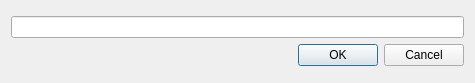
<?xml version="1.0" encoding="UTF-8"?>
<ui version="4.0">
 <class>Dialog</class>
 <widget class="QDialog" name="Dialog">
  <property name="geometry">
   <rect>
    <x>0</x>
    <y>0</y>
    <width>475</width>
    <height>83</height>
   </rect>
  </property>
  <property name="windowTitle">
   <string>新增</string>
  </property>
  <layout class="QGridLayout" name="gridLayout_2">
   <item row="0" column="0">
    <layout class="QGridLayout" name="gridLayout">
     <item row="0" column="0">
      <widget class="QLineEdit" name="lineEdit"/>
     </item>
     <item row="1" column="0">
      <widget class="QDialogButtonBox" name="buttonBox">
       <property name="orientation">
        <enum>Qt::Horizontal</enum>
       </property>
       <property name="standardButtons">
        <set>QDialogButtonBox::Cancel|QDialogButtonBox::Ok</set>
       </property>
      </widget>
     </item>
    </layout>
   </item>
  </layout>
 </widget>
 <resources/>
 <connections>
  <connection>
   <sender>buttonBox</sender>
   <signal>accepted()</signal>
   <receiver>Dialog</receiver>
   <slot>accept()</slot>
   <hints>
    <hint type="sourcelabel">
     <x>248</x>
     <y>254</y>
    </hint>
    <hint type="destinationlabel">
     <x>157</x>
     <y>274</y>
    </hint>
   </hints>
  </connection>
  <connection>
   <sender>buttonBox</sender>
   <signal>rejected()</signal>
   <receiver>Dialog</receiver>
   <slot>reject()</slot>
   <hints>
    <hint type="sourcelabel">
     <x>316</x>
     <y>260</y>
    </hint>
    <hint type="destinationlabel">
     <x>286</x>
     <y>274</y>
    </hint>
   </hints>
  </connection>
 </connections>
</ui>
